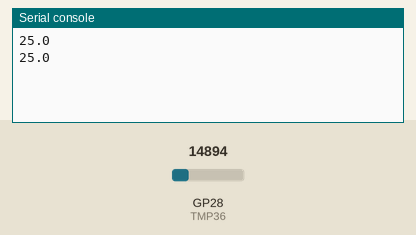
This program was run on a simulated Raspberry Pi Pico running MicroPython. On the bench: the last lines printed to the serial console. The inputs (shaded band) are chosen by the test bench; at power-on: GP28 (TMP36) = 14894 (analog values on the 0–65535 scale).

Above: at 1.2 s.
1.3 s: GP28 (TMP36) set to 16085
At 2.6 s:
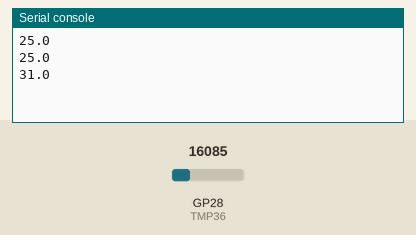
2.8 s: GP28 (TMP36) set to 17128
At 3.8 s:
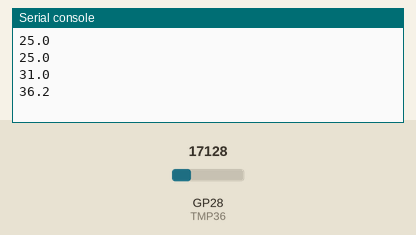
Timing chart, 0 to 5.8 s (numbered marks = the images above; inputs shaded):
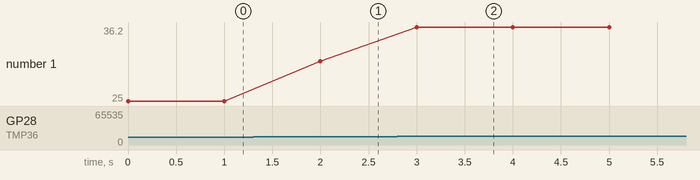

Measured:
- after the input at 1.3 s, the serial console: prints a new line after 0.70 s (image 1)
- after the input at 2.8 s, the serial console: prints a new line after 0.20 s (image 2)
- plotted number 1: 25 → 31 after the input at 1.3 s, 31 → 36.2 after the input at 2.8 s

The program:

9_2_RaspberryPiPico_temperatura_TMP36.py
```python
"""
MICROPYTHON EN PROYECTOS
Beatriz Padín / Adriana Dapena
Capítulo 9: Cambio climático
---------------------------------------
Se lee la temperatura medida por el sensor TMP36
con la Raspberry Pi Pico.
"""

from machine import Pin, ADC
from time import sleep

# Sensor de temperatura TMP36 conectado al GPIO28
TMP36 = ADC(Pin(28))

while True:
    # Temperatura en grados centígrados
    voltaje = TMP36.read_u16()*3.3/65535
    temperatura = (voltaje - 0.5)*100
    print(round(temperatura, 1))
    sleep(1)
```
